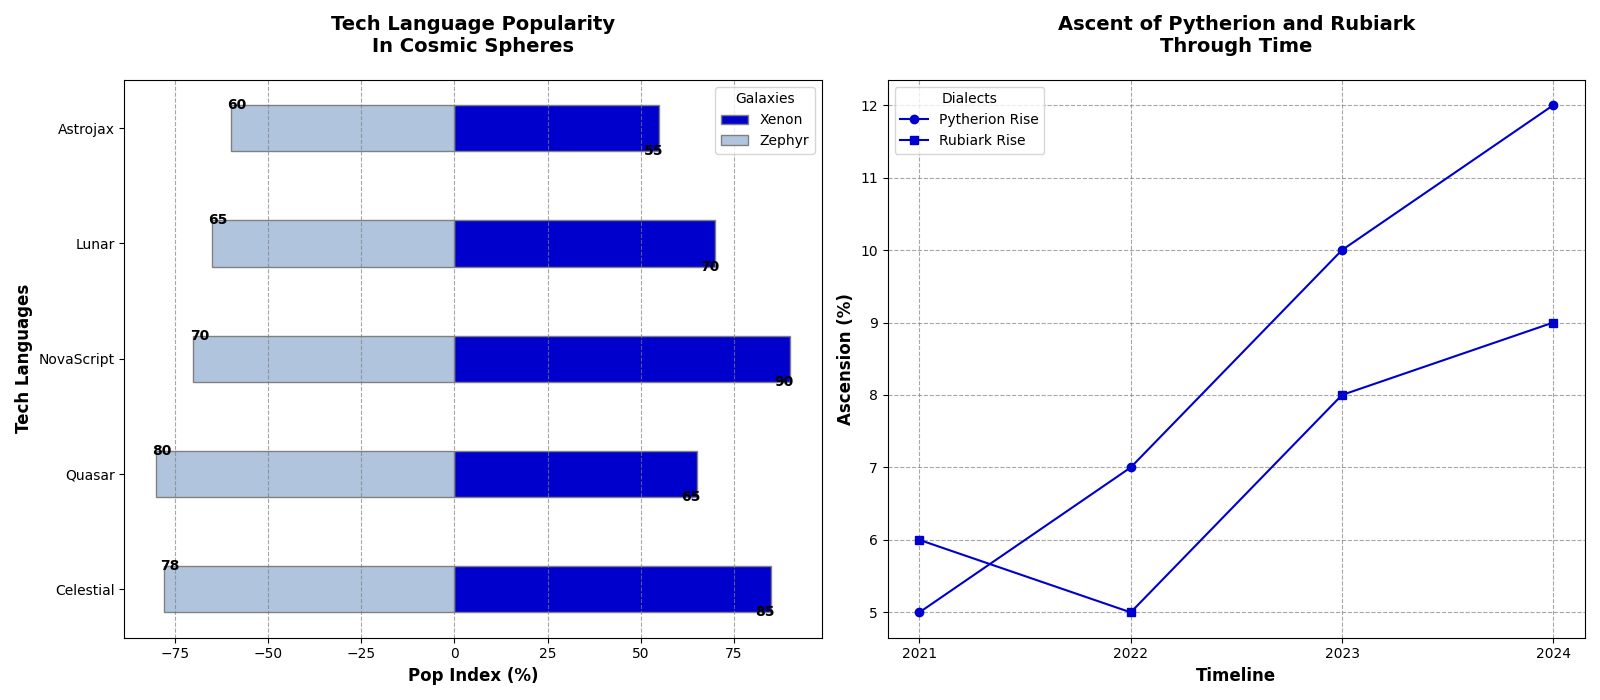

Recreate this plot in Python.
import matplotlib.pyplot as plt
import numpy as np

languages = ["Celestial", "Quasar", "NovaScript", "Lunar", "Astrojax"]
xenon_popularity = [85, 65, 90, 70, 55]
zephyr_popularity = [78, 80, 70, 65, 60]

years = ["2021", "2022", "2023", "2024"]
pytherion_growth = [5, 7, 10, 12]
rubiark_growth = [6, 5, 8, 9]

bar_width = 0.4
r = np.arange(len(languages))

fig, (ax2, ax1) = plt.subplots(1, 2, figsize=(16, 7))

# Diverging bar plot (ax2)
ax2.barh(r, xenon_popularity, color='mediumblue', height=bar_width, edgecolor='grey', label='Xenon')
ax2.barh(r, [-z for z in zephyr_popularity], color='lightsteelblue', height=bar_width, edgecolor='grey', label='Zephyr')

for rect, x_value, z_value in zip(r, xenon_popularity, zephyr_popularity):
    ax2.text(x_value + 1, rect - bar_width/2, str(x_value), va='center', ha='right', fontsize=10, fontweight='bold')
    ax2.text(-z_value - 1, rect + bar_width/2, str(z_value), va='center', ha='left', fontsize=10, fontweight='bold')
    
ax2.set_xlabel('Pop Index (%)', fontweight='bold', fontsize=12)
ax2.set_ylabel('Tech Languages', fontweight='bold', fontsize=12)
ax2.set_title('Tech Language Popularity\nIn Cosmic Spheres', fontsize=14, fontweight='bold', pad=20)
ax2.set_yticks(r)
ax2.set_yticklabels(languages)
ax2.xaxis.grid(True, linestyle='--', which='major', color='grey', alpha=0.7)
ax2.legend(title='Galaxies', loc='upper right')

# Line plot (ax1)
ax1.plot(years, pytherion_growth, marker='o', color='mediumblue', label='Pytherion Rise')
ax1.plot(years, rubiark_growth, marker='s', color='mediumblue', label='Rubiark Rise')

ax1.set_xlabel('Timeline', fontweight='bold', fontsize=12)
ax1.set_ylabel('Ascension (%)', fontweight='bold', fontsize=12)
ax1.set_title('Ascent of Pytherion and Rubiark\nThrough Time', fontsize=14, fontweight='bold', pad=20)
ax1.grid(True, linestyle='--', which='major', color='grey', alpha=0.7)
ax1.legend(title='Dialects', loc='upper left')

plt.tight_layout()
plt.show()
